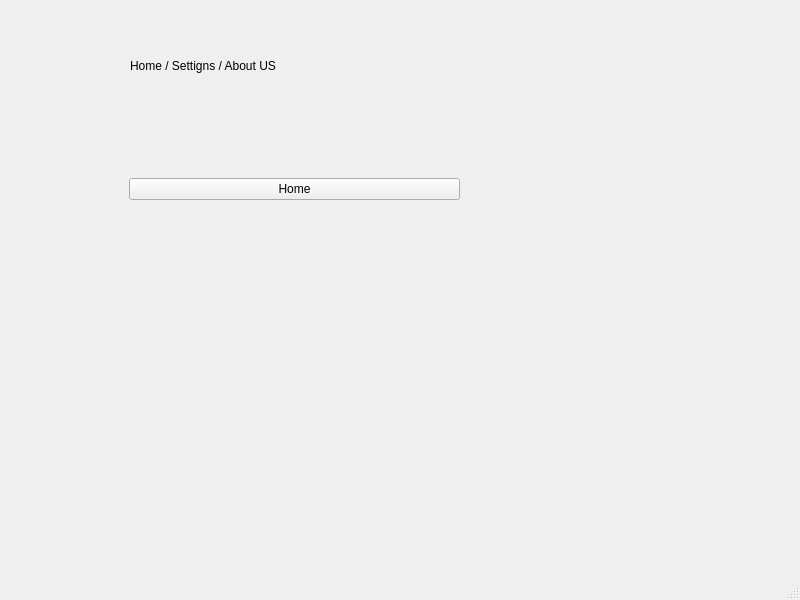
<?xml version="1.0" encoding="UTF-8"?>
<ui version="4.0">
 <class>MainWindow</class>
 <widget class="QMainWindow" name="MainWindow">
  <property name="geometry">
   <rect>
    <x>0</x>
    <y>0</y>
    <width>800</width>
    <height>600</height>
   </rect>
  </property>
  <property name="windowTitle">
   <string>MainWindow</string>
  </property>
  <widget class="QWidget" name="centralwidget">
   <widget class="QStackedWidget" name="stackedWidget">
    <property name="geometry">
     <rect>
      <x>40</x>
      <y>20</y>
      <width>471</width>
      <height>341</height>
     </rect>
    </property>
    <property name="currentIndex">
     <number>1</number>
    </property>
    <widget class="QWidget" name="page">
     <widget class="QGroupBox" name="groupBox">
      <property name="geometry">
       <rect>
        <x>70</x>
        <y>10</y>
        <width>341</width>
        <height>291</height>
       </rect>
      </property>
      <property name="title">
       <string>GroupBox</string>
      </property>
      <widget class="QWidget" name="verticalLayoutWidget">
       <property name="geometry">
        <rect>
         <x>60</x>
         <y>60</y>
         <width>241</width>
         <height>141</height>
        </rect>
       </property>
       <layout class="QVBoxLayout" name="verticalLayout">
        <item>
         <widget class="QPushButton" name="pushButton">
          <property name="text">
           <string>Go to Page two</string>
          </property>
         </widget>
        </item>
       </layout>
      </widget>
     </widget>
    </widget>
    <widget class="QWidget" name="page_2">
     <widget class="QWidget" name="verticalLayoutWidget_2">
      <property name="geometry">
       <rect>
        <x>89</x>
        <y>69</y>
        <width>331</width>
        <height>201</height>
       </rect>
      </property>
      <layout class="QVBoxLayout" name="verticalLayout_2">
       <item>
        <widget class="QPushButton" name="pushButton_2">
         <property name="text">
          <string>Home</string>
         </property>
        </widget>
       </item>
      </layout>
     </widget>
     <widget class="QLabel" name="label">
      <property name="geometry">
       <rect>
        <x>90</x>
        <y>30</y>
        <width>261</width>
        <height>31</height>
       </rect>
      </property>
      <property name="text">
       <string>Home / Settigns / About US</string>
      </property>
     </widget>
    </widget>
   </widget>
  </widget>
  <widget class="QMenuBar" name="menubar">
   <property name="geometry">
    <rect>
     <x>0</x>
     <y>0</y>
     <width>800</width>
     <height>18</height>
    </rect>
   </property>
  </widget>
  <widget class="QStatusBar" name="statusbar"/>
 </widget>
 <resources/>
 <connections/>
</ui>
